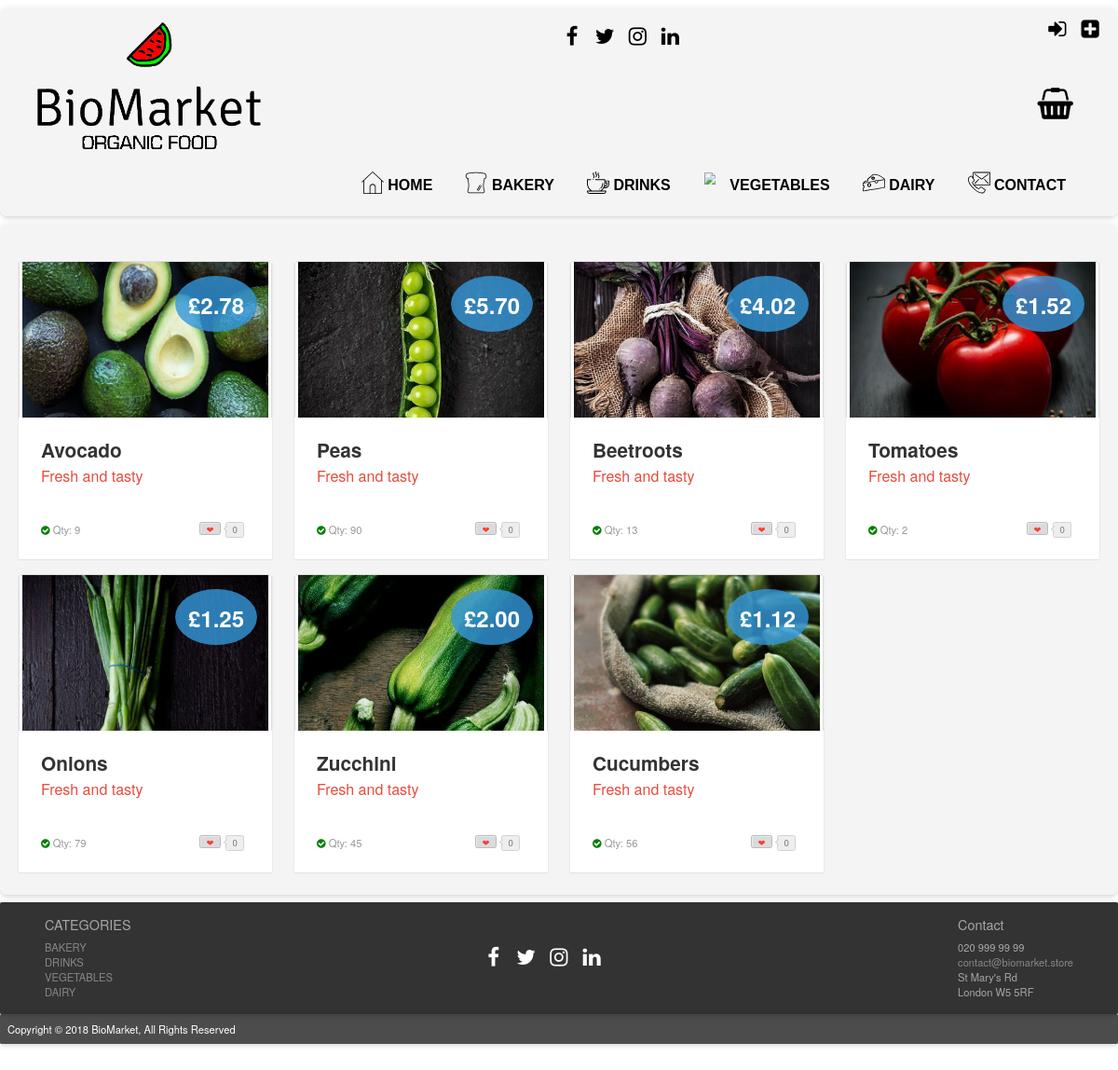
/?page=products_vegetables, run on the app's committed database.
### tables this page shows
CREATE TABLE IF NOT EXISTS `products` (
  `prod_id` int(11) NOT NULL AUTO_INCREMENT,
  `prod_name` varchar(50) NOT NULL,
  `price` decimal(5,2) NOT NULL,
  `sup_id` int(11) NOT NULL,
  `prod_dsc` varchar(230) NOT NULL,
  `prod_img` text NOT NULL,
  `cat_id` int(11) NOT NULL,
  `sto_qty` int(8) NOT NULL,
  PRIMARY KEY (`prod_id`),
  KEY `sup_id` (`sup_id`),
  KEY `cat_id` (`cat_id`)
);

### index.php (called while the page is built, shortened)
<?php
include "php/config.php";
$page = "home";
if (isset($_GET["page"])) {
    $page = basename($_GET["page"]);
}
if (file_exists("php/".$page.".php")) {
    include "php/".$page.".php";
}
include "layout.php";

### php/config.php (called while the page is built, shortened)
<?php
function is_logged_in()
{
    return isset($_SESSION["logged_in"]) && ($_SESSION["logged_in"] == true);
}
function get_user_level()
{
    $level = "VISITOR";
    return $level;
}

### php/products_vegetables.php (the view, shortened to what this page needs)
<!DOCTYPE html>
<html lang="en">
    <?php
    $userlevel = get_user_level();
    ?>
    <head>
        <link rel="stylesheet prefetch" href="css/__codepen_io_andytran_pen.css">
        <link rel="stylesheet" href="css/stylelogin.css">
        <link rel="stylesheet" href="css/product_card_style.css">
    </head>
    <body>
        <section class="category-section">
            <div class="container">
                <div class="row">
                    <?php
                    $search = "SELECT * FROM products WHERE cat_id = '3' ORDER BY prod_id ASC";
                    $result = mysqli_query($mysqli, $search);
                    while ($row = mysqli_fetch_assoc($result)) {
                        if (!$row["sto_qty"] <= 0) {
                            if ($userlevel == "MEMBER") {
                                ?>
                                <div class="col-lg-3 col-sm-6 col-xs-12" ><a href="#"></a>
                                    <div class="post-module">
                                        <div class="thumbnail">
                                            <div class="price">
                                                <div class="deal">&pound<?php echo $row["price"] ?></div>
                                            </div><img alt="product example" src="<?php echo $row["prod_img"] ?>">
                                        </div>
                                        <div class="post-content">
                                            <div class="category">
                                                <?php
                                                print '<div class="toCard"><a href="?page=product_page&prod_id=' . $row["prod_id"] . '&action=add_to_basket">Add to Basket</a>
                    </div> ';
                                                ?>
                                            </div>
                                            <h1 class="title"><?php echo $row["prod_name"] ?></h1>
                                            <h2 class="sub_title">Fresh and tasty</h2>
                                            <p class="description"><?php echo $row["prod_dsc"] ?>
                                            <div class="post-meta">
                                                <span class="showStock"><i class="fa fa-check-circle"></i>
                                                    <a>Qty: <?php echo $row["sto_qty"] ?></a></span><a href="#" title="Love it" class="btn btn-counter" data-count="0"><span>&#x2764;</span></a></div>
                                        </div>
                                    </div>
                                </div>
                                <?php
                            } else {
                                ?>
                                <div class="col-lg-3 col-sm-6 col-xs-12" ><a href="#"></a>
                                    <div class="post-module">
                                        <div class="thumbnail">
                                            <div class="price">
                                                <div class="deal">&pound<?php echo $row["price"] ?></div>
                                            </div><img alt="product example" src="<?php echo $row["prod_img"] ?>">
                                        </div>
                                        <div class="post-content">
                                            <h1 class="title"><?php echo $row["prod_name"] ?></h1>
                                            <h2 class="sub_title">Fresh and tasty</h2>
                                            <p class="description"><?php echo $row["prod_dsc"] ?>
                                            <div class="post-meta">
                                                <span class="showStock"><i class="fa fa-check-circle"></i>
                                                    <a>Qty: <?php echo $row["sto_qty"] ?></a></span><a href="#" title="Love it" class="btn btn-counter" data-count="0"><span>&#x2764;</span></a></div>
                                        </div>
                                    </div>
                                </div>
                                <?php
                            }
                        }
                    }
                    ?>
                </div>
            </div>
        </section>
    </body>
</html>

### css/style.css (style rules this page uses)
html { font-family: 'Helvetica', 'Arial', 'sans-serif'; }
* { margin: 0; padding: 0; border: 0; font-size: 100%; font: inherit; vertical-align: baseline; }
body { zoom: 0.8; -moz-transform: scale(1); -moz-transform: zoom(0.8); -moz-transform-origin: 50 50; margin: 0 auto; }
a:link { color: black; text-decoration: none; }
.footer-section { color: #fff; max-width: 1500px; height: 150px; margin: auto; background-color: rgb(0, 0, 0, 0.8); margin-top: 10px; padding: 10px; box-shadow: 0 2px 4px -1px rgba(0, 0, 0, 0.06), 0 4px 5px 0 rgba(0, 0, 0, 0.06), 0 1px 10px 0 rgba(0, 0, 0, 0.08); border-radius: 2px; position: relative; overflow: hidden; }
.post-footer { color: #fff; max-width: 1500px; height: 40px; margin: auto; background-color: rgb(0, 0, 0, 0.7); margin-top: 0px; padding: 10px; box-shadow: 0 2px 4px -1px rgba(0, 0, 0, 0.06), 0 4px 5px 0 rgba(0, 0, 0, 0.06), 0 1px 10px 0 rgba(0, 0, 0, 0.08); border-radius: 2px; position: relative; overflow: hidden; }
.footer-section:after { content: ""; display: table; clear: both; }
.footer-cat { color: #a6a6a6; text-transform: uppercase; float: left; margin-left: 50px; }
.footer-cat ul { list-style-type: none; }
.footer-cat ul > li a:visited, .footer-cat ul > li a:link { color: #878787; }
.footer-contact { color: #a6a6a6; float: right; margin-right: 50px; }
.footer-contact ul { list-style-type: none; }
.footer-contact ul > li a:visited, .footer-contact ul > li a:link { color: #878787; }
.social-link-footer { text-align: center; margin-top: 50px; }
.social-link-footer li { display: inline-block; vertical-align: central; margin-right: 5px; }
.social-link-footer li a { width: 35px; height: 35px; text-align: center; line-height: 35px; border-width: 0px; display: block; color: #fff; -webkit-transition: all .2s ease; -moz-transition: all .2s ease; -o-transition: all .2s ease; transition: all .2s ease; }
.category-section { max-width: 1500px; position: relative; margin: 10px auto auto auto; padding: 10px; background-color: rgb(242, 242, 242, 0.8); box-shadow: 0 2px 4px -1px rgba(0, 0, 0, 0.06), 0 4px 5px 0 rgba(0, 0, 0, 0.06), 0 1px 10px 0 rgba(0, 0, 0, 0.08); border-radius: 10px; overflow: hidden; }

### data on the page
products: price "2.78", prod_img (picture), prod_name "Avocado", sto_qty "9"
products: price "5.70", prod_img (picture), prod_name "Peas", sto_qty "90"
products: price "4.02", prod_img (picture), prod_name "Beetroots", sto_qty "13"
products: price "1.52", prod_img (picture), prod_name "Tomatoes", sto_qty "2"
products: price "1.25", prod_img (picture), prod_name "Onions", sto_qty "79"
products: price "2.00", prod_img (picture), prod_name "Zucchini", sto_qty "45"
products: price "1.12", prod_img (picture), prod_name "Cucumbers", sto_qty "56"
